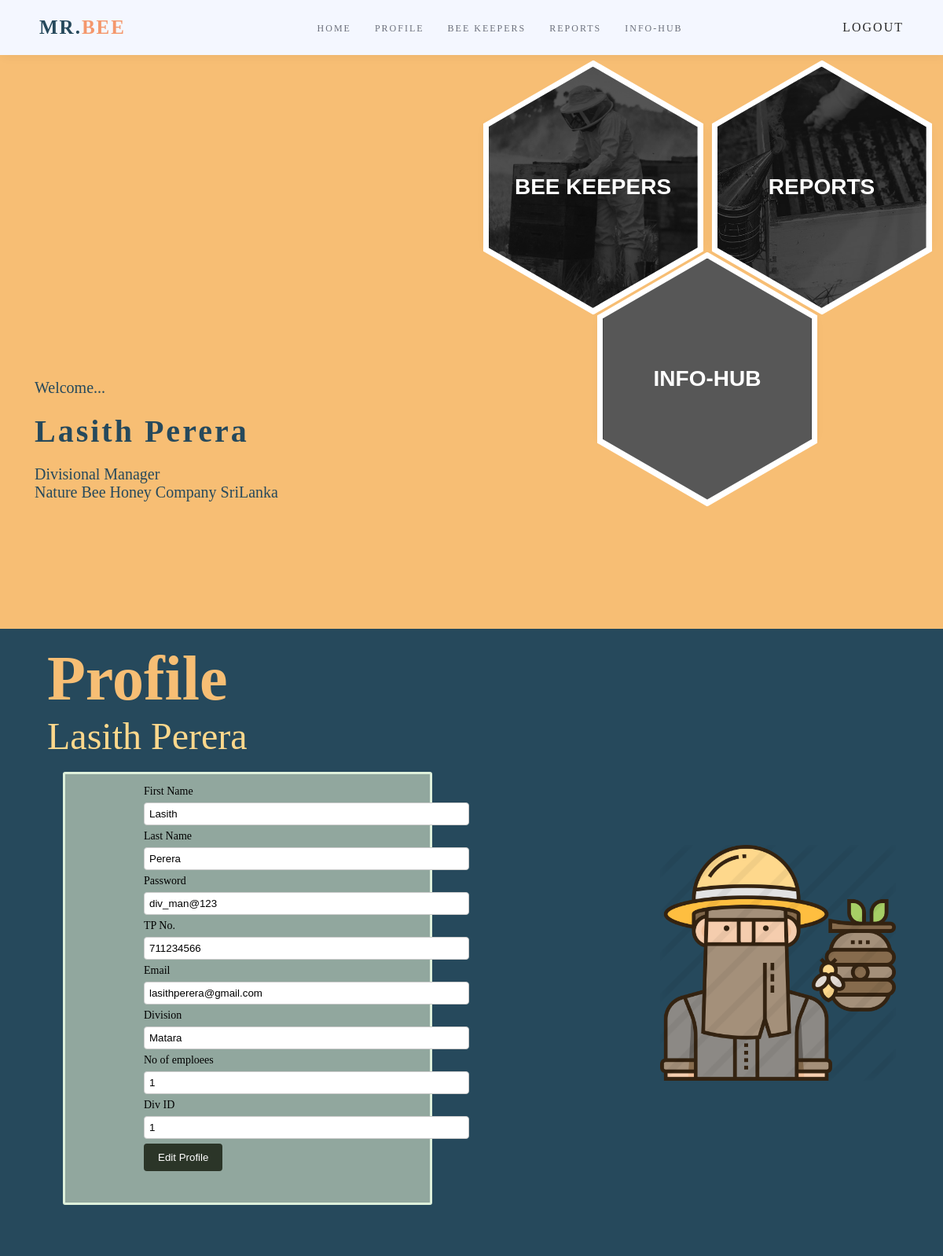
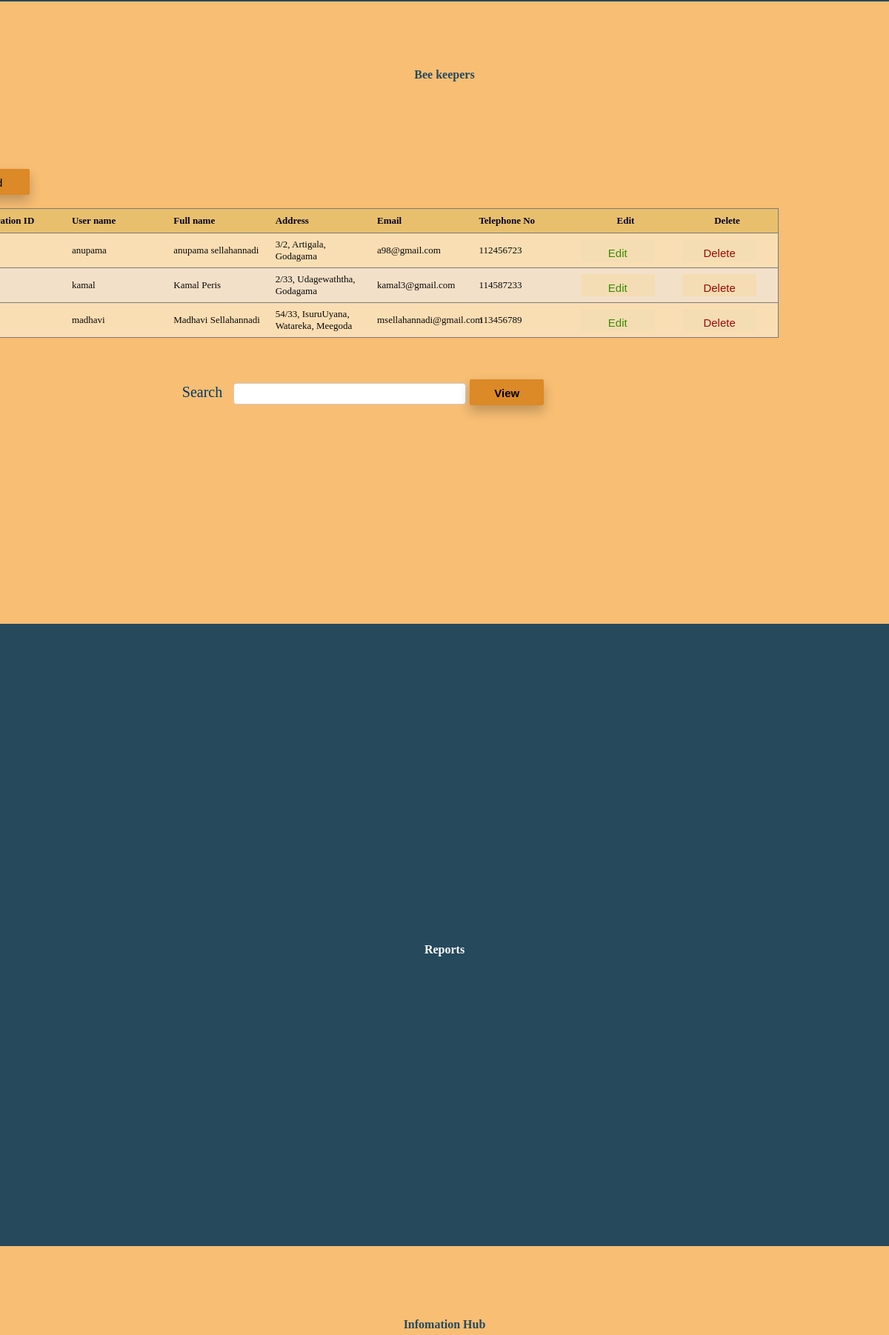
Screenshot of /src/php/divman.php (signed in, upper part) with the database file from the repository (2 pictures, top to bottom).
### tables this page shows
CREATE TABLE `div_manager` (
  `div_id` int(4) NOT NULL,
  `first_name` varchar(20) NOT NULL,
  `last_name` varchar(20) NOT NULL,
  `email` varchar(100) NOT NULL,
  `tp` int(10) NOT NULL,
  `pwd` varchar(100) NOT NULL DEFAULT 'div_man@123',
  `emp_status` varchar(25) NOT NULL DEFAULT 'Divisional_Manager',
  `division` varchar(10) NOT NULL,
  `no_employee` int(10) NOT NULL,
  `is_deleted` tinyint(1) NOT NULL DEFAULT 0
);

CREATE TABLE `beekeeper` (
  `userID` int(20) NOT NULL,
  `userName` varchar(50) NOT NULL,
  `fullName` varchar(50) NOT NULL,
  `userAddress` varchar(100) NOT NULL,
  `userEmail` varchar(50) NOT NULL,
  `userTele` int(20) NOT NULL,
  `userPassword` varchar(20) NOT NULL,
  `userRole` int(10) NOT NULL
);

### src/php/divman.php (the view, shortened to what this page needs)
<?php require_once("../../config/connect.php");
require_once("func.php"); ?>
<!DOCTYPE html>
<html>
<head>
	<link rel="stylesheet" type="text/css" href="../../public/css/main.css"/>
	<link rel="stylesheet" type="text/css" href="../../public/css/divman_bkeeper.css"/>
</head>
<body>
	<section id="main">
		<nav>
			<a href="#" class="logo">Mr.<font color="#f4976c">Bee</font></a>
			<ul class="menu">
				<li><a href="#main">Home</a></li>
				<li><a href="#about">Profile</a></li>
				<li><a href="#beekeeper">Bee Keepers</a></li>
				<li><a href="#reports">Reports</a></li>
				<li><a href="#info">Info-Hub</a></li>
			</ul>
			<a href="log_out.php" class="lang">Logout</a>
		</nav>
		<div class="name">
			<p class="details">Welcome... </p>
                   <h1>  <?php echo $_SESSION['first_name'];
                        echo $_SESSION['last_name']; ?></h1>
			<p class="details">Divisional Manager</br>Nature Bee Honey Company SriLanka</p>
		</div>
		<div class="hcmenue">
		<ul class ="honeycomb">
			<li class="honeycomb-cell">
				<a href="#beekeeper">
				<img class="honeycomb-cell_img" src="../../public/img/div1.jpg">
				<div class="honeycomb-cell_title">Bee Keepers</div>
				</a>
			</li>
			<li class="honeycomb-cell">
				<a href="#reports">
				<img class="honeycomb-cell_img" src="../../public/img/div2.jpg">
				<div class="honeycomb-cell_title">Reports</div>
				</a>
			</li>
			<li class="honeycomb-cell">
				<a href="#info">
				<img class="honeycomb-cell_img" src="../../public/img/div3.jpg">
				<div class="honeycomb-cell_title">Info-Hub</div>
				</a>
			</li>
		</ul>
		</div>
	</section>
	<section id="about">
		<div class="about-text">
			<h1>Profile</h1>
			<h2> <?php echo $_SESSION['first_name'];
                        echo $_SESSION['last_name']; ?></h2>
<br/>
<div class="pro">
    <div class="bhivecontainer">
<?php
$sql1 = "SELECT first_name,last_name,pwd,tp,email,division,no_employee,div_id  FROM div_manager WHERE email='".$_SESSION['email']."'";
mysqli_query($connection, $sql1);
$result1 = mysqli_query($connection,$sql1);
		while($row=mysqli_fetch_assoc($result1)){
        echo '<form  method="post" action="" ><div class="row" >';
        echo '<div class="col1">';
        echo 'First Name </div><div class="col2">';
        echo "<input type = 'text' name='first_name' required value ='".$row['first_name']."'>";
        echo "</div>";
        echo "</div>";
        echo '<div class="row" >';
        echo '<div class="col1">';
        echo 'Last Name </div><div class="col2" ><input type = "text" name="last_name" required value ="'.$row['last_name'].'" >';
        echo "</div>";
        echo "</div>";
        echo '<div class="row" >';
		echo '<div class="col1">';
		echo 'Password </div><div class="col2" ><input type = "text" name="pwd" required value ="'.$row['pwd'].'" >';
        echo "</div>";
        echo "</div>";
        echo '<div class="row" >';
		echo '<div class="col1">';
		echo 'TP No. </div><div class="col2" ><input type = "text" name="tp" required value ="'.$row['tp'].'" >';
        echo "</div>";
        echo "</div>";
        echo '<div class="row" >';
		echo '<div class="col1">';
		echo 'Email </div><div class="col2" ><input type = "text" name="email" required value ="'.$row['email'].'" readonly>';
        echo "</div>";
        echo "</div>";
        echo '<div class="row" >';
        echo '<div class="col1">';
        echo 'Division </div><div class="col2"><input type = "text" name="division" required value ="'.$row['division'].'"  readonly>';
        echo "</div>";
        echo "</div>";
        echo '<div class="row" >';
        echo '<div class="col1">';
        echo 'No of emploees </div><div class="col2"><input type = "text"" name="no_employee" required value ="'.$row['no_employee'].'" >';
        echo "</div>";
        echo "</div>";
        echo '<div class="row" >';
        echo '<div class="col1">';
        echo 'Div ID</div><div class="col2"><input type = "text" name="div_id" required value ="'.$row['div_id'].'" readonly>';
        echo "</div>";
        echo "</div>";
        echo '<div class="row"><div class="c1" style="width: 910px"><input type="submit" value="Edit Profile" name="update" ></div></form>';
        }?>
    </div>
<br />
<br />
</div>
</div>
		<div class="about-model">
			<img src="../../public/img/div4.png" alt="me"/>
		</div>
	</section>
	<section id="beekeeper">
	<div class="b-heading">
		<br/>
		<h1>Bee keepers</h1>
	</div>
	<div class="content">
            <br>
            <div class="viewform">
                        <button class="btn6" type="submit" name="submit" onclick="document.location='divman_bk_add.php'">Add </button>
             </div>
             <br>
            <center>
                <table class="div_man">
                    <tr>
                        <th>Registration ID</th>
                        <th>User name</th>
                        <th>Full name</th>
                        <th>Address</th>
                        <th>Email</th>
                        <th>Telephone No</th>
                        <th style="text-align:center;">Edit</th>
                        <th style="text-align:center;">Delete</th>
                    </tr>
                    <?php
                    $sql = "SELECT * FROM beekeeper ;";
                    $query=mysqli_query($connection,$sql);
                    while ($result =mysqli_fetch_assoc($query)) {
                    ?>
                    <tr>
                            <td><?php echo $result['userID'] ?></td>
                            <td><?php echo $result['userName'] ?></td>
                            <td><?php echo $result['fullName'] ?></td>
                            <td><?php echo $result['userAddress'] ?></td>
                            <td><?php echo $result['userEmail'] ?></td>
                            <td><?php echo $result['userTele'] ?></td>
                            <form action="divman_bk_edit.php" method="post">
                                    <td><button class="btn8" type="submit">Edit</button></td>
                            </form>
                            <form action="divman_bk_delete.php" method="post">
                                    <td><button class="btn7" type="submit" name="delete" onclick="return confirm('Are you sure?')">Delete</button></td>
                            </form>
                    </tr>
                    <?php
                    }
                    ?>
                </table>
            </center>
            <center>
                <div class="viewform">
                    <form method="post">
                        <br><br>
                        <label> Search  </label>
                        <input type="text" name="code">
                        <button class="btn6" type="submit" name="view"><b>View</b></button>
                    </form>
                </div>
              </center>
				<br/><br/>
        </div>
	</section>
	<section id="reports">
	<div class="r-heading">
		<h1>Reports</h1>
	</div>
	</section>
	<section id="info">
	<div class="i-heading">
		<h1>Infomation Hub</h1>
	</div>
	<br/>
	</section>
</body>
</html>

### public/css/divman_bkeeper.css (style rules this page uses)
.content { width: 1300px; height: 700px; display:block; position: relative; left:45%; top:50%; transform: translate(-50%,-50%); box-sizing: border-box; padding: 20px 100px 20px 100px; color: #023765; border-radius: 2%; }
.btn6 { background-color: #d4780ec0; top: 75%; height: 35px; width: 100px; color: rgb(0, 0, 0); padding: 10px; font-size: 15px; border: none; border-radius: 2px; cursor: pointer; top:130%; box-shadow: 0px 8px 16px 0px rgba(0, 0, 0, 0.226); }
.btn7 { background-color: rgba(245, 222, 179, 0.918); top: 75%; height: 30px; width: 100px; color: rgb(158, 6, 6); padding: 10px; font-size: 15px; border: none; border-radius: 2px; cursor: pointer; }
.btn8 { background-color: rgba(245, 222, 179, 0.918); top: 75%; height: 30px; width: 100px; color: rgb(57, 139, 2); padding: 10px; font-size: 15px; border: none; border-radius: 2px; cursor: pointer; }
.viewform { margin-top: 10px; font-size: 20px; }
.viewform input { margin-left: 10px; width: 300px; }
.div_man { font-family: Cambria, Cochin, Georgia, Times, 'Times New Roman', serif; border-collapse: collapse; margin-left: 1%; margin-right: 50%; width: 100%; }
.div_man td, .div_man th { text-align: left; padding: 8px; color: rgb(8, 8, 8); border: 0px solid #ddd; }
.div_man tr { border: 1px solid #7e7a74; background-color: rgba(243, 227, 208, 0.918); }
.div_man tr:nth-child(even) { background-color: #fadeb3; }
.div_man th { padding-top: 8px; padding-bottom: 8px; text-align: left; color: rgb(6, 2, 32); background-color: rgba(230, 184, 86, 0.788); }
.div_man td { padding-top: 7px; padding-bottom: 7px; }

### rows the page displays
div_manager: first_name "Lasith", last_name "Perera", pwd "div_man@123", tp "711234566", email "lasithperera@gmail.com", division "Matara", no_employee "1", div_id "1"
beekeeper: userName "anupama", fullName "anupama sellahannadi", userAddress "3/2, Artigala, Godagama", userEmail "a98@gmail.com", userTele "112456723"
beekeeper: userName "kamal", fullName "Kamal Peris", userAddress "2/33, Udagewaththa, Godagama", userEmail "kamal3@gmail.com", userTele "114587233"
beekeeper: userName "madhavi", fullName "Madhavi Sellahannadi", userAddress "54/33, IsuruUyana, Watareka, Meegoda", userEmail "msellahannadi@gmail.com", userTele "113456789"

### other values shown
$_SESSION['first_name'] "Lasith"
$_SESSION['last_name'] "Perera"
